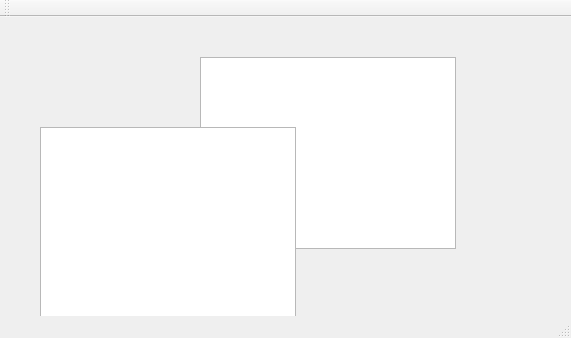
<?xml version="1.0" encoding="UTF-8"?>
<ui version="4.0">
 <class>MainWindow</class>
 <widget class="QMainWindow" name="MainWindow">
  <property name="geometry">
   <rect>
    <x>0</x>
    <y>0</y>
    <width>571</width>
    <height>338</height>
   </rect>
  </property>
  <property name="windowTitle">
   <string>MainWindow</string>
  </property>
  <widget class="QWidget" name="centralWidget">
   <widget class="QListWidget" name="listWidget">
    <property name="geometry">
     <rect>
      <x>200</x>
      <y>40</y>
      <width>256</width>
      <height>192</height>
     </rect>
    </property>
   </widget>
   <widget class="QListView" name="listView">
    <property name="geometry">
     <rect>
      <x>40</x>
      <y>110</y>
      <width>256</width>
      <height>192</height>
     </rect>
    </property>
   </widget>
  </widget>
  <widget class="QMenuBar" name="menuBar">
   <property name="geometry">
    <rect>
     <x>0</x>
     <y>0</y>
     <width>571</width>
     <height>22</height>
    </rect>
   </property>
  </widget>
  <widget class="QToolBar" name="mainToolBar">
   <attribute name="toolBarArea">
    <enum>TopToolBarArea</enum>
   </attribute>
   <attribute name="toolBarBreak">
    <bool>false</bool>
   </attribute>
  </widget>
  <widget class="QStatusBar" name="statusBar"/>
 </widget>
 <layoutdefault spacing="6" margin="11"/>
 <resources/>
 <connections/>
</ui>
